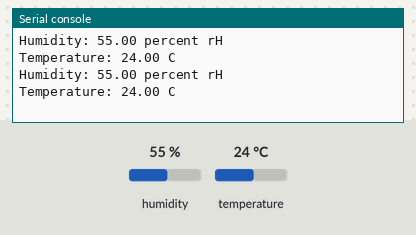
Simulated run of this program. Board: ESP32 board running CircuitPython. On the bench: the last lines printed to the serial console. The test bench sets the inputs (shaded band); at power-on: humidity 55 %, temperature 24 °C.

Above: at 1.2 s.
1.3 s: humidity set to 22 %
At 2.6 s:
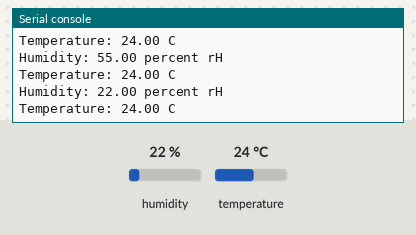
2.8 s: temperature set to 12 °C
At 3.8 s:
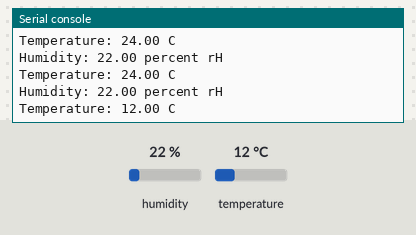
4.3 s: humidity set to 40 %
At 5.7 s:
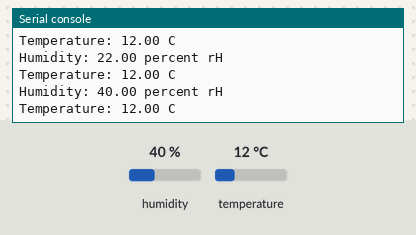
Timing chart, 0 to 7.3 s (numbered marks = the images above; inputs shaded):
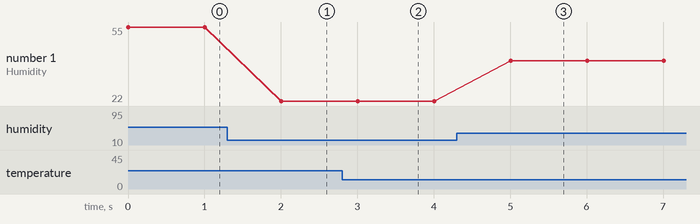

The program:

hts221.py
```python
import time
import board
import busio
import adafruit_hts221

i2c = busio.I2C(board.IO40, board.IO41)
hts = adafruit_hts221.HTS221(i2c)
while True:
    print("Humidity: %.2f percent rH" % hts.relative_humidity)
    print("Temperature: %.2f C" % hts.temperature)
    time.sleep(1)
```

Measured:
- after the input at 1.3 s, the serial console: prints a new line after 0.70 s (image 1)
- after the input at 2.8 s, the serial console: prints a new line after 0.20 s (image 2)
- after the input at 4.3 s, the serial console: prints a new line after 0.70 s (image 3)
- plotted number 1: 55 → 22 after the input at 1.3 s, 22 → 40 after the input at 4.3 s
